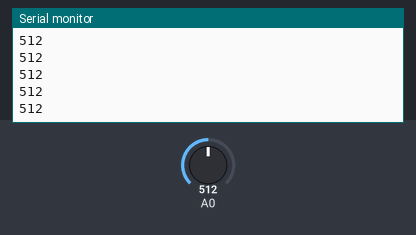
Bench run of a sketch on a simulated Arduino Uno, built with avr-gcc and run on an emulated ATmega328P. On the bench: the last lines printed to the serial monitor. The test bench sets the inputs (shaded band); at power-on: A0 = 512.

Above: at 1.2 s.
1.3 s: A0 set to 716
At 1.31 s:
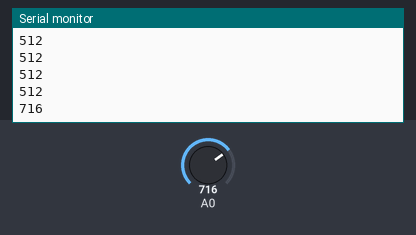
2.8 s: A0 set to 900
At 2.81 s:
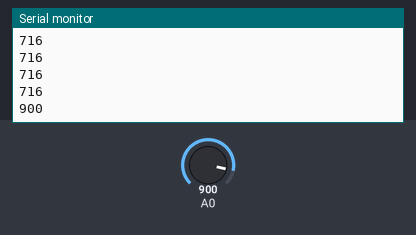
Timing chart, 0 to 5.8 s (numbered marks = the images above; inputs shaded):
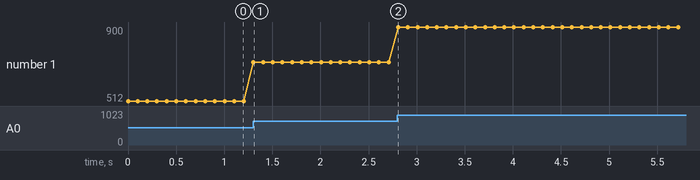

Measured:
- after the input at 1.3 s, the serial monitor: prints a new line at once (image 1)
- after the input at 2.8 s, the serial monitor: prints a new line at once (image 2)
- plotted number 1: 512 → 716 after the input at 1.3 s, 716 → 900 after the input at 2.8 s

The sketch:

waterSensor2.ino
```cpp
void setup() {
  Serial.begin(9600); // open serial port, set the baud rate as 9600 bps
}
void loop() {
  int val;
  val = analogRead(0); //connect sensor to Analog 0
  Serial.print(val); //print the value to serial port
  Serial.println("");
  delay(100);
}
```
